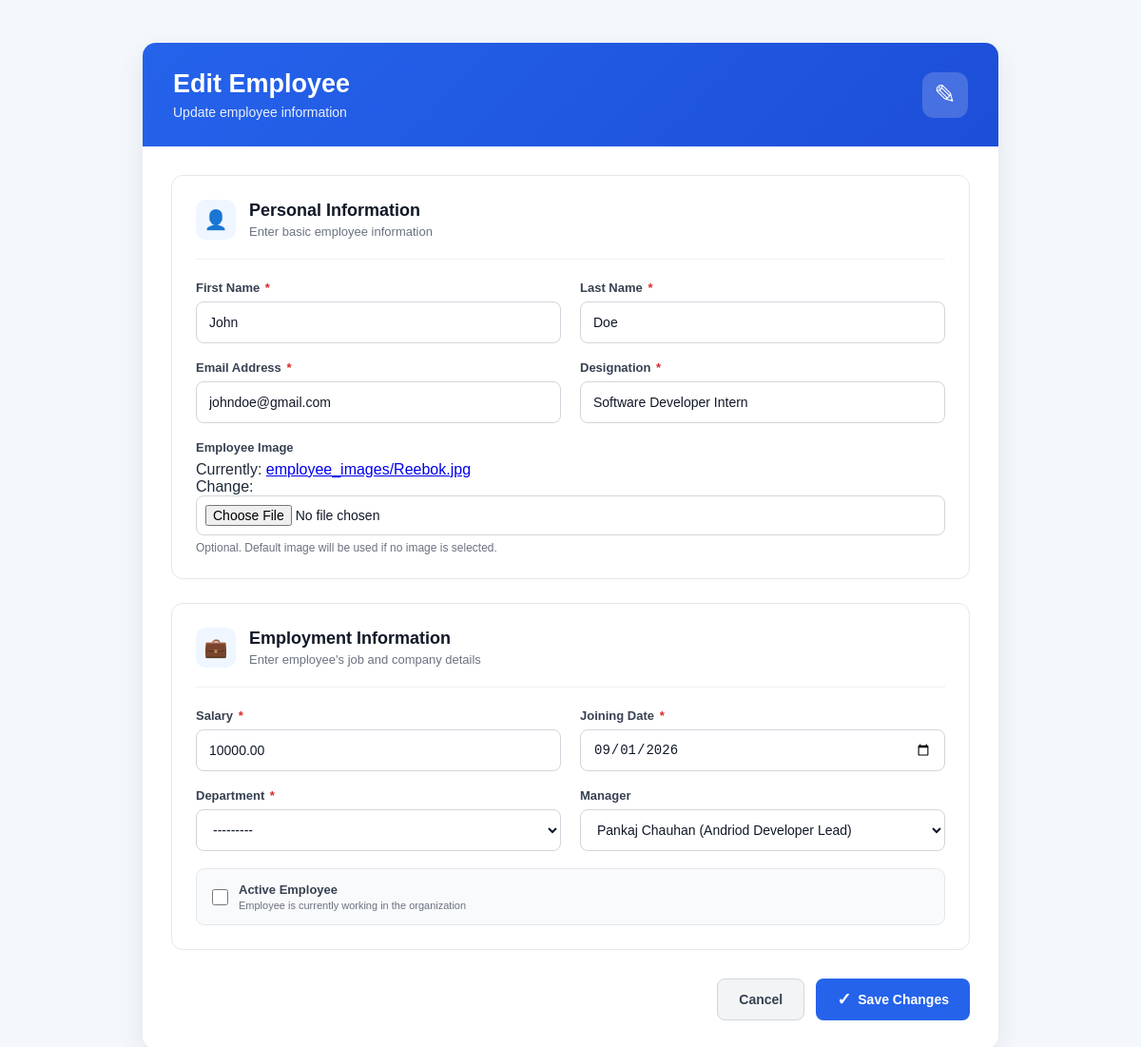
The page /employee/2/edit/ on the database its author committed.
### employees/models.py (models this page shows, shortened)
class Employee(models.Model):
    first_name = models.CharField(max_length=50)
    last_name = models.CharField(max_length=50)
    email = models.EmailField(unique=True)
    designation = models.CharField(max_length=100)
    image = models.ImageField(upload_to='employee_images', default='default.png')
    salary = models.DecimalField(max_digits=10, decimal_places=2)
    joining_date = models.DateField()
    is_active = models.BooleanField(default=True)
    department = models.ForeignKey(Department, on_delete=models.SET_NULL, blank=True, null=True)
    manager = models.ForeignKey("self", on_delete=models.SET_NULL, blank=True, null=True)
    is_deleted = models.BooleanField(default=False)  # Soft delete flag
    def __str__(self):
        return f"{self.first_name} {self.last_name} ({self.designation})"

### employees/views.py (the view)
# urls.py: path('<int:id>/edit/', views.employee_edit, name='employee_edit'),
def employee_edit(request, id):
    employee = get_object_or_404(Employee, id=id, is_deleted=False)
    if request.method == 'POST':
        form = EmployeeForm(request.POST, request.FILES, instance=employee)
        if form.is_valid():
            form.save()
            return redirect('employee_detail', id=employee.id)
    else:
        form = EmployeeForm(instance=employee)
    context = {
        'form': form,
        'employee': employee,
        'page_title': 'Edit Employee',
        'button_text': 'Save Changes',
    }
    return render(request, 'employee_form.html', context)

### employees/models.py (called while the page is built)
    def __str__(self):
        return f"{self.dept_name} - {self.dept_location}"

### templates/employee_form.html (shortened to what this page needs)
{% load static %}
<!doctype html>
<html lang="en">
  <head>
    <link rel="stylesheet" href="{% static 'css/employee_add.css' %}" />
  </head>
  <body>
    <div class="page-wrapper">
      <div class="form-container">
        <div class="form-header">
          <div>
            <h1>{{ page_title }}</h1>
            <p>
                {% if employee %}
                    Update employee information
                {% else %}
                    Create a new employee record
                {% endif %}
            </p>
          </div>
            <div class="header-icon">
              {% if employee %}✎{% else %}+{% endif %}
            </div>
        </div>
        <form method="POST" enctype="multipart/form-data">
          <div class="form-section">
            <div class="section-header">
              <div class="section-icon">👤</div>
              <div>
                <h2>Personal Information</h2>
                <p>Enter basic employee information</p>
              </div>
            </div>
            <div class="form-row">
              <div class="form-group">
                <label for="{{ form.first_name.id_for_label }}">
                  First Name
                  <span>*</span>
                </label>
                {{ form.first_name }}
              </div>
              <div class="form-group">
                <label for="{{ form.last_name.id_for_label }}">
                  Last Name
                  <span>*</span>
                </label>
                {{ form.last_name }}
              </div>
            </div>
            <div class="form-row">
              <div class="form-group">
                <label for="{{ form.email.id_for_label }}">
                  Email Address
                  <span>*</span>
                </label>
                {{ form.email }}
              </div>
              <div class="form-group">
                <label for="{{ form.designation.id_for_label }}">
                  Designation
                  <span>*</span>
                </label>
                {{ form.designation }}
              </div>
            </div>
            <div class="form-group image-field">
              <label for="{{ form.image.id_for_label }}">
                Employee Image
              </label>
              {{ form.image }}
              <small>
                Optional. Default image will be used if no image is selected.
              </small>
            </div>
          </div>
          <div class="form-section">
            <div class="section-header">
              <div class="section-icon">💼</div>
              <div>
                <h2>Employment Information</h2>
                <p>Enter employee's job and company details</p>
              </div>
            </div>
            <div class="form-row">
              <div class="form-group">
                <label for="{{ form.salary.id_for_label }}">
                  Salary
                  <span>*</span>
                </label>
                {{ form.salary }}
              </div>
              <div class="form-group">
                <label for="{{ form.joining_date.id_for_label }}">
                  Joining Date
                  <span>*</span>
                </label>
                {{ form.joining_date }}
              </div>
            </div>
            <div class="form-row">
              <div class="form-group">
                <label for="{{ form.department.id_for_label }}">
                  Department
                  <span>*</span>
                </label>
                {{ form.department }}
              </div>
              <div class="form-group">
                <label for="{{ form.manager.id_for_label }}"> Manager </label>
                {{ form.manager }}
              </div>
            </div>
            <div class="active-wrapper">
              {{ form.is_active }}
              <label for="{{ form.is_active.id_for_label }}">
                <strong>Active Employee</strong>
                <small>Employee is currently working in the organization</small>
              </label>
            </div>
          </div>
          <div class="form-actions">
            <a href="/" class="cancel-btn"> Cancel </a>
            <button type="submit" class="submit-btn">
              <span>{% if employee %}✓{% else %}+{% endif %}</span>
              {{ button_text }}
            </button>
          </div>
        </form>
      </div>
    </div>
</body>
</html>

### Employee_main/static/css/employee_add.css (style rules this page uses)
* { margin: 0; padding: 0; box-sizing: border-box; }
body { font-family: Arial, Helvetica, sans-serif; background: #f4f7fb; color: #1f2937; }
.page-wrapper { min-height: 100vh; padding: 45px 20px; }
.form-container { width: 100%; max-width: 900px; margin: auto; background: #ffffff; border-radius: 14px; overflow: hidden; box-shadow: 0 10px 30px rgba(0, 0, 0, 0.08); }
.form-header { display: flex; align-items: center; justify-content: space-between; padding: 28px 32px; background: linear-gradient(135deg, #2563eb, #1d4ed8); color: white; }
.form-header h1 { font-size: 27px; font-weight: 700; margin-bottom: 6px; }
.form-header p { font-size: 14px; opacity: 0.9; }
.header-icon { width: 48px; height: 48px; display: flex; align-items: center; justify-content: center; border-radius: 12px; background: rgba(255, 255, 255, 0.18); font-size: 28px; font-weight: 300; }
form { padding: 30px; }
.form-section { border: 1px solid #e5e7eb; border-radius: 12px; padding: 25px; margin-bottom: 25px; background: #ffffff; }
.section-header { display: flex; align-items: center; gap: 14px; padding-bottom: 20px; margin-bottom: 22px; border-bottom: 1px solid #eef0f3; }
.section-icon { width: 42px; height: 42px; display: flex; align-items: center; justify-content: center; border-radius: 10px; background: #eff6ff; font-size: 20px; }
.section-header h2 { font-size: 18px; font-weight: 700; color: #111827; margin-bottom: 4px; }
.section-header p { font-size: 13px; color: #6b7280; }
.form-row { display: flex; gap: 20px; margin-bottom: 18px; }
.form-group { flex: 1; }
.form-group label { display: block; margin-bottom: 7px; font-size: 13px; font-weight: 600; color: #374151; }
.form-group label span { color: #dc2626; margin-left: 2px; }
.form-control { width: 100%; height: 44px; padding: 0 13px; border: 1px solid #d1d5db; border-radius: 8px; background: #ffffff; color: #111827; font-size: 14px; outline: none; transition: border-color 0.2s ease, box-shadow 0.2s ease; }
.form-control::placeholder { color: #9ca3af; }
.image-field { margin-top: 4px; }
.image-field input[type="file"] { height: auto; padding: 9px; cursor: pointer; }
.image-field small { display: block; margin-top: 6px; color: #6b7280; font-size: 12px; }
select.form-control { cursor: pointer; }
.active-wrapper { display: flex; align-items: center; gap: 11px; padding: 14px 16px; background: #f8fafc; border: 1px solid #e5e7eb; border-radius: 9px; }
.active-wrapper input { width: 17px; height: 17px; cursor: pointer; accent-color: #2563eb; }
.active-wrapper label { display: flex; flex-direction: column; gap: 3px; cursor: pointer; }
.active-wrapper strong { font-size: 13px; color: #374151; }
.active-wrapper small { font-size: 11px; color: #6b7280; }
.form-actions { display: flex; justify-content: flex-end; gap: 12px; padding-top: 5px; }
.cancel-btn, .submit-btn { height: 44px; padding: 0 22px; border-radius: 8px; font-size: 14px; font-weight: 600; cursor: pointer; text-decoration: none; display: inline-flex; align-items: center; justify-content: center; transition: 0.2s ease; }
.cancel-btn { color: #374151; background: #f3f4f6; border: 1px solid #d1d5db; }
.submit-btn { color: white; background: #2563eb; border: none; }
.submit-btn span { font-size: 18px; margin-right: 7px; }

### rows shown on the page
Employee: first_name "John", last_name "Doe", email "johndoe@gmail.com", designation "Software Developer Intern", salary "10000.00", joining_date "09/01/2026", department "---------", manager "Pankaj Chauhan (Andriod Developer Lead)"

### other values the page prints
{{ page_title }} "Edit Employee"
{{ button_text }} "Save Changes"
